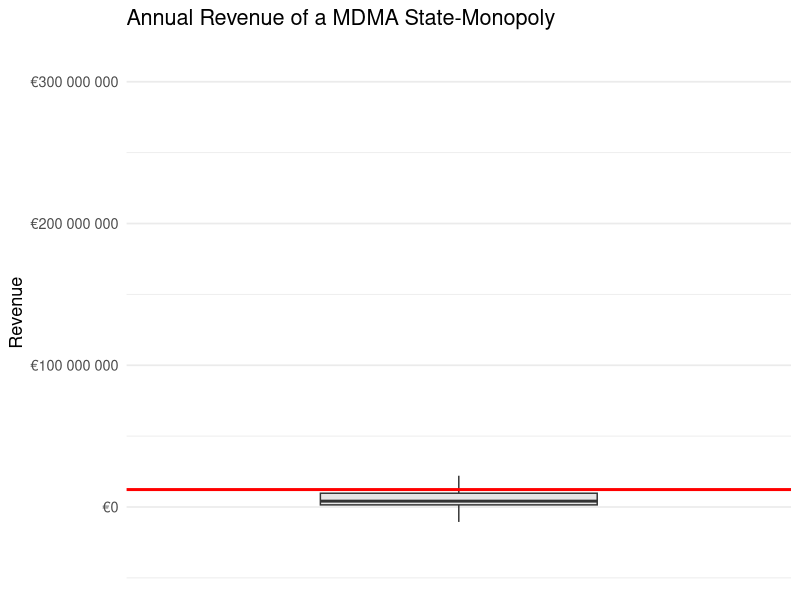
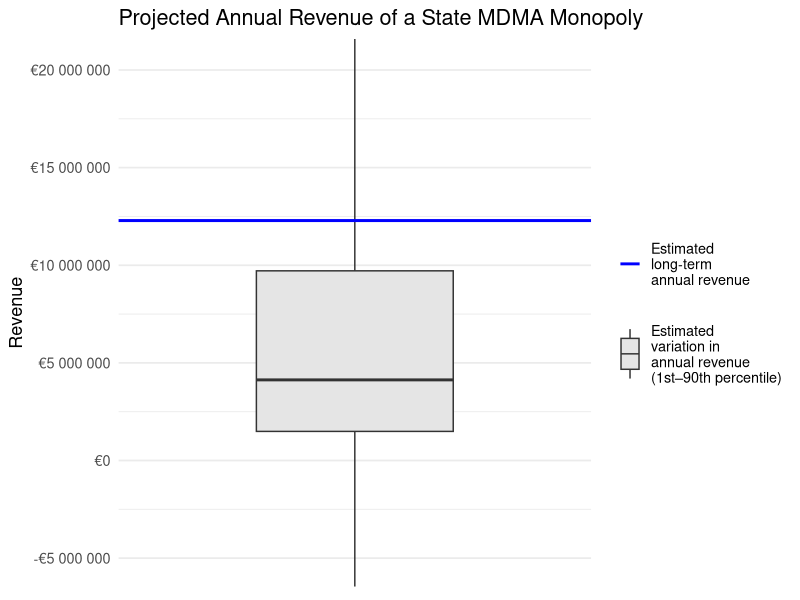
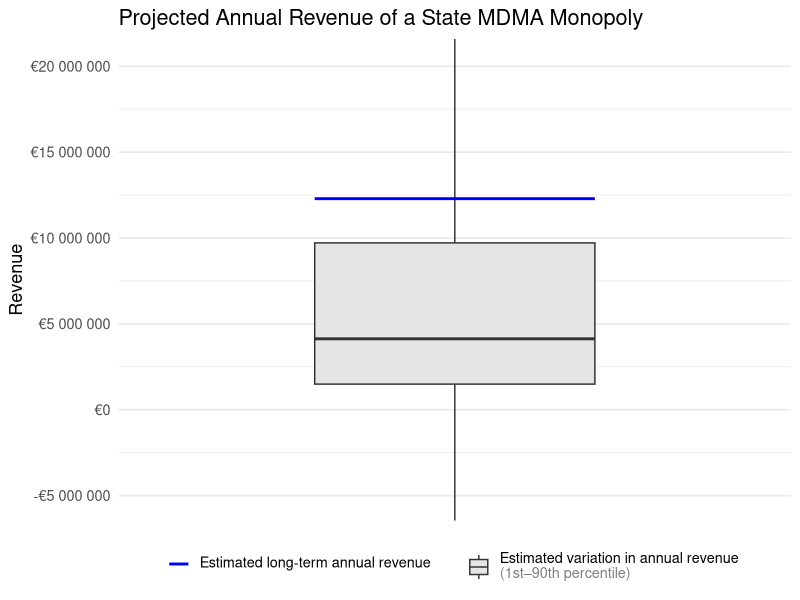

The R script that drew these images, in order:
## ---- chunk 1

number_consumers <- 550000

# assumed normal distribution
intensity_mean <- 2
intensity_sd <- 0.5

# assumed uniform distribution
mkr_estimate <- 0.8
mkr_lower <- 0.4
mkr_upper <- 0.9

# assumed uniform distribution
price_estimate <- 5
price_lower <- 3
price_upper <- 8

# assumed uniform distribution
cost_estimate <- 2
cost_lower <- 1
cost_upper <- 5

## ---- chunk 2

party_panel <- read.csv("Party_Panel.csv") 
party_panel <- party_panel[-27,] # remove final five rows with single responses of frequencies above 30 times per year (lead to biased results)
party_panel <- as.data.frame(apply(party_panel, 2, as.numeric))



frequency_mean <- with(party_panel, sum(Gebruik * Frequencies) / sum(Frequencies))

## ---- chunk 3
set.seed(1234)

intensity <- rnorm(10000, intensity_mean, intensity_sd) # normal distribution around mean

market_capture_rate <- runif(10000, mkr_lower, mkr_upper) # uniform from lower to upper

costs <- runif(10000, cost_lower, cost_upper)

prices <- runif(10000, price_lower, price_upper)

## ---- chunk 4
set.seed(1234)

revenue <- replicate(10000, {
  
  freq   <- sample(party_panel[, 1], 1, prob = party_panel[, 3])
  inte   <- sample(intensity, 1)
  market <- sample(market_capture_rate, 1)
  price  <- sample(prices, 1)
  cost   <- sample(costs, 1)
  
  number_consumers * freq * inte * market * (price - cost)
  
})

revenue_estimate <- number_consumers * frequency_mean * intensity_mean * mkr_estimate * (price_estimate - cost_estimate)
## ---- chunk 5
library(ggplot2)
library(scales)

ggplot(data.frame(revenue), aes(x = "", y = revenue)) +
  geom_boxplot(width = 0.5, outlier.shape = NA, fill = "grey90") +
  coord_cartesian(ylim = quantile(revenue, c(0, 1))) +
  labs(
    title = "Annual Revenue of a MDMA State-Monopoly",
    x = NULL, y = "Revenue"
  ) +
  scale_y_continuous(labels = label_number(prefix = "€")) +
  theme_minimal(base_size = 13) +
  theme(
    plot.background  = element_rect(fill = "white", color = NA),
    panel.grid.major.x = element_blank(),
    axis.text.x = element_blank(),
    axis.ticks.x = element_blank()
  ) +
  geom_hline(yintercept = revenue_estimate, color = "red", linewidth = 1, linetype = "solid")

## ---- chunk 6
library(ggplot2)
library(scales)
library(ggtext)

ggplot(data.frame(revenue), aes(x = "", y = revenue)) +
  geom_boxplot(aes(fill = "Estimated \nvariation in \nannual revenue \n(1st–90th percentile)"),
               width = 0.5, outlier.shape = NA) +
  coord_cartesian(ylim = quantile(revenue, c(0.01, 0.90))) +
  labs(
    title = "Projected Annual Revenue of a State MDMA Monopoly",
    x = NULL, y = "Revenue"
  ) +
  scale_y_continuous(labels = label_number(prefix = "€")) +
  geom_hline(aes(yintercept = revenue_estimate, color = "Estimated \nlong-term \nannual revenue"),
             linewidth = 1) +
  scale_fill_manual(values = c("Estimated \nvariation in \nannual revenue \n(1st–90th percentile)" = "grey90"), name = NULL) +
  scale_color_manual(values = c("Estimated \nlong-term \nannual revenue" = "blue"), name = NULL) +
  guides(
    color = guide_legend(order = 1, override.aes = list(linetype = "solid", linewidth = 1)),
    fill  = guide_legend(order = 2)
  ) +
  theme_minimal(base_size = 13) +
  theme(
    plot.background  = element_rect(fill = "white", color = NA),
    panel.grid.major.x = element_blank(),
    axis.text.x = element_blank(),
    axis.ticks.x = element_blank()
  )

## ---- chunk 7
library(ggplot2)
library(scales)
library(ggtext)

ggplot(data.frame(revenue), aes(x = "", y = revenue)) +
  geom_boxplot(aes(fill = "Estimated variation in annual revenue (1st–90th percentile)"),
               width = 0.5, outlier.shape = NA) +
  coord_cartesian(ylim = quantile(revenue, c(0.01, 0.90))) +
  labs(
    title = "Projected Annual Revenue of a State MDMA Monopoly",
    x = NULL, y = "Revenue"
  ) +
  scale_y_continuous(labels = label_number(prefix = "€")) +
  geom_segment(data = data.frame(y = revenue_estimate),
               aes(x = 0.75, xend = 1.25, 
                 y = revenue_estimate, yend = revenue_estimate, 
                 color = "Estimated long-term annual revenue"),
             linewidth = 1) +
  scale_fill_manual(
    values = c("Estimated variation in annual revenue (1st–90th percentile)" = "grey90"),
    labels = c(
      "Estimated variation in annual revenue (1st–90th percentile)" =
        "Estimated variation in annual revenue <br><span style='color:grey50'>(1st–90th percentile)</span>"
    ),
    name = NULL
  ) +
  scale_color_manual(values = c("Estimated long-term annual revenue" = "blue"), name = NULL) +
  guides(
    color = guide_legend(order = 1, override.aes = list(linetype = "solid", linewidth = 1)),
    fill  = guide_legend(order = 2)
  ) +
  theme_minimal(base_size = 13) +
  theme(
    plot.background  = element_rect(fill = "white", color = NA),
    panel.grid.major.x = element_blank(),
    axis.text.x = element_blank(),
    axis.ticks.x = element_blank(),
    legend.position = "bottom",
    legend.text = element_markdown()
  )

